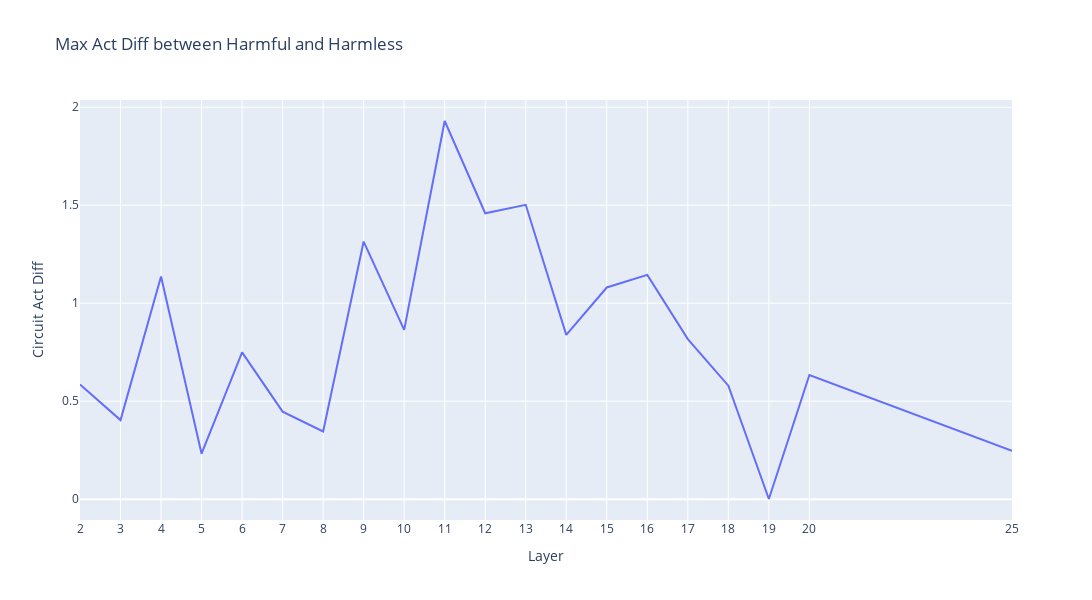

Notebook source saved alongside this figure:
### Markdown cell above
Also study the activations vals diff between harmless val and harmful val, look at max values across seq and average

### Code cell
harmless_feat_vals = get_feat_rank_vals(model,saes,harmless_val,minimal_circuit,max_seq=True)[1]
harmful_feat_vals = get_feat_rank_vals(model,saes,harmful_val,minimal_circuit,max_seq=True)[1]
random_circuit = get_random_circuit(minimal_circuit,saes['blocks.0.hook_resid_post'].W_dec.shape[0])

random_harm_feat = get_feat_rank_vals(model,saes,harmful_val,random_circuit,max_seq=True)[1]
random_harmless_feat = get_feat_rank_vals(model,saes,harmless_val,random_circuit,max_seq=True)[1]

circuit_diff =get_circuit_act_diff(harmful_feat_vals,harmless_feat_vals)
random_circuit_diff = get_circuit_act_diff(random_harm_feat,random_harmless_feat)

all_vals = np.array(list(circuit_diff.values()))

plot_line(all_vals,xlabel = 'Layer',ylabel = 'Circuit Act Diff',title = 'Max Act Diff between Harmful and Harmless',x_tick = sorted(list(circuit_diff.keys())))

print (f'Avg circuit act diff: {np.mean(list(circuit_diff.values())):.2f}')
print (f'Avg random circuit act diff: {np.mean(list(random_circuit_diff.values())):.2f}')

### Figure 1 — Plotly figure (JSON) as saved in the notebook; plotly's stock layout.template omitted (floating-point values rounded to 4 significant figures)
{"data": [{"mode": "lines", "type": "scatter", "x": [2, 3, 4, 5, 6, 7, 8, 9, 10, 11, 12, 13, 14, 15, 16, 17, 18, 19, 20, 25], "y": [0.5854, 0.4033, 1.136, 0.2318, 0.749, 0.4468, 0.3455, 1.314, 0.8638, 1.93, 1.459, 1.502, 0.8384, 1.08, 1.145, 0.8169, 0.5791, 0.0007658, 0.6333, 0.2462]}], "layout": {"height": 600, "title": {"text": "Max Act Diff between Harmful and Harmless"}, "width": 1200, "xaxis": {"tickmode": "array", "tickvals": [2, 3, 4, 5, 6, 7, 8, 9, 10, 11, 12, 13, 14, 15, 16, 17, 18, 19, 20, 25], "title": {"text": "Layer"}}, "yaxis": {"title": {"text": "Circuit Act Diff"}}}}
